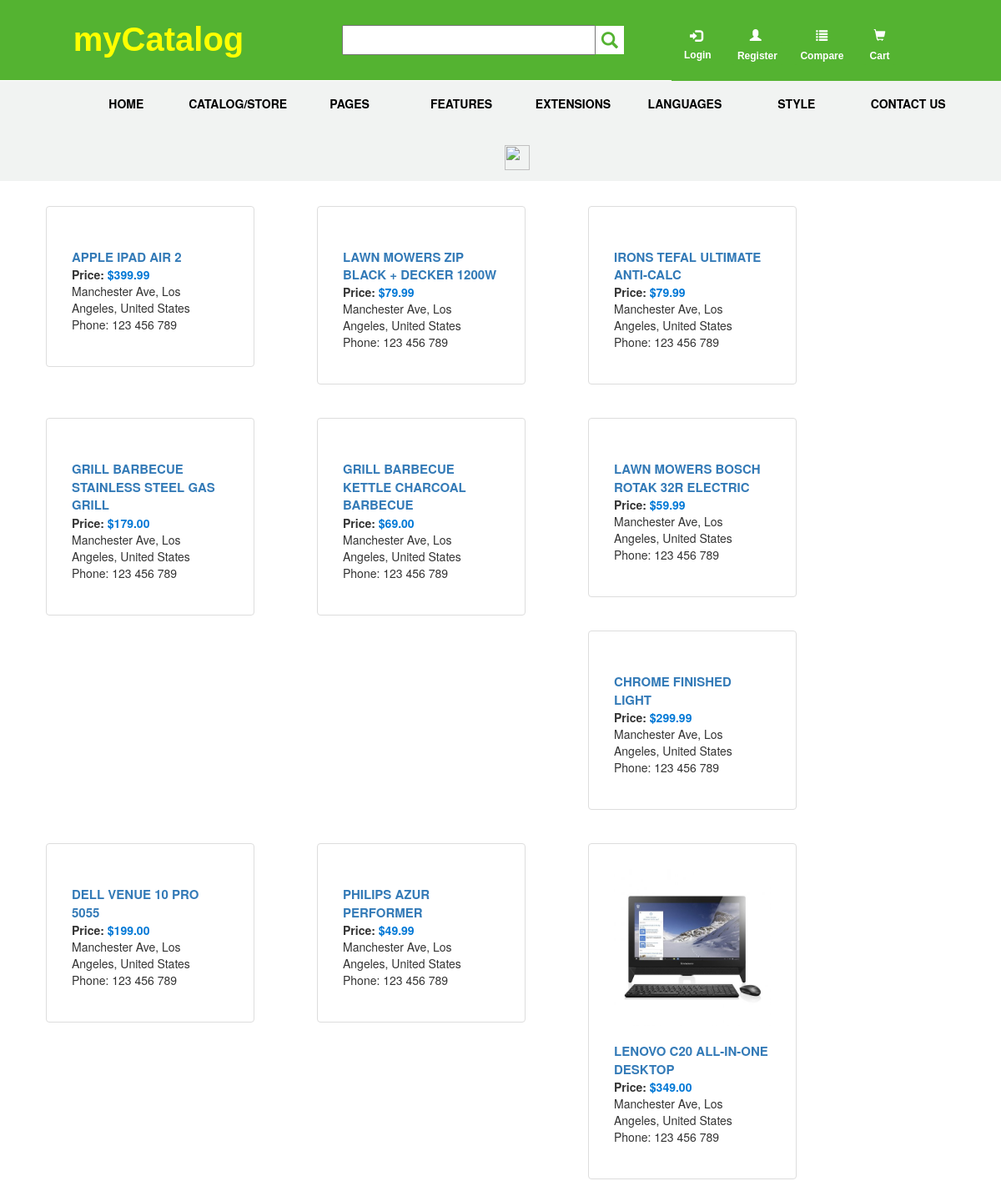
Page /app_shop/search_product.php on the committed database.
### tables this page shows
CREATE TABLE IF NOT EXISTS `products` (
  `productid` int(11) NOT NULL AUTO_INCREMENT,
  `productname` varchar(255) NOT NULL,
  `price` decimal(10,2) DEFAULT NULL,
  `description` longtext,
  `image` varchar(255) DEFAULT NULL,
  `by_user` varchar(255) DEFAULT NULL,
  PRIMARY KEY (`productid`)
);

### app_shop/Admin/model/m_product.php (called while the page is built, shortened)
<?php
	function search_product($search_value){
		$db=getDB();
		$search_value="%".$search_value."%";
		$query="SELECT * FROM products
				WHERE productname LIKE ?";
		try {
			$statement=$db->prepare($query);
			$statement->bindParam(1,$search_value);
			$statement->execute();
			$result=$statement->fetchAll();
			return $result;
		} catch (PDOException $e) {
			$error_message = $e->getMessage();
			echo "Error execute query statement:".$error_message;
		}
	}
?>

### app_shop/search_product.php (the view, shortened to what this page needs)
<?php
	include_once('Admin/model/m_product.php');
	$search_value = filter_input(INPUT_GET,'value');
	$products = search_product($search_value);
?>
<!DOCTYPE html>
<html lang="">
	<head>
		<link rel="stylesheet" href="https://maxcdn.bootstrapcdn.com/bootstrap/3.3.6/css/bootstrap.min.css">
		<link rel="stylesheet" href="./css/assign1products.css">
	</head>
	<body>
		<div class="row">
			<div class="logo col-sm-4"><a href="index.php"><span style="color: yellow; font-weight: bold; font-size: 40px; font-family: arial">myCatalog</span></a>
			</div>
			<div class="search col-sm-4 ">
			<form id="search-form" action="search_product.php" method="GET">
				<input name="value" class="searchinput col-sm-6" type="text">
				<div class="search_btn glyphicon glyphicon-search" onclick="document.getElementById('search-form').submit();">
				</div>
			</form>
			</div>
			<div class="order col-sm-4">
				<div class="login"><a class="loginlogo glyphicon glyphicon-log-in" href="login.php"></a><br><a class="loginlabel" href="login.php"><label for="">Login</label></a></div>
				<div class="register"><a class="registerlogo glyphicon glyphicon-user" href="register.php"></a><br><a href="register.php"><label class="label">Register</label></a></div>
				<div class="compare"><a class="comparelogo glyphicon glyphicon-list" href="#"></a><br><a href="#"><label class="label">Compare</label></a></div>
				<div class="cart"><a class="cartlogo glyphicon glyphicon-shopping-cart" href="#"></a><br><a href="#"><label class="label">Cart</label></a></div>
			</div>
		</div>
		<div id="menu">
			<ul>
				<li id="home"><a href="index.php">HOME</a>
				</li>
				<li><a href="products.php">CATALOG/STORE</a></li>
				<li><a href="#">PAGES</a>
				</li>
				<li><a href="#">FEATURES</a>
				</li>
				<li><a href="#">EXTENSIONS</a>
				</li>
				<li><a href="#">LANGUAGES</a>
				</li>
				<li><a href="#">STYLE</a>
				</li>
				<li><a href="#">CONTACT US</a></li>
				<li class="menulist"><a href="#"><img class="listmenu" src="https://upload.wikimedia.org/wikipedia/commons/thumb/2/2c/Ei-navicon.svg/1000px-Ei-navicon.svg.png" alt="" width="30px" height="30px"></a></li>
			</ul>
		</div>
		<?php foreach ($products as $key => $value):?>
		<div class="thumbnail">
			<a href="./detail.php?productid=<?php echo $value['productid']?>">
				<img src="<?php echo $value['image']?>" alt="">
			</a><br>
			<p class="thumbdetail">
				<a href="./detail.php?productid=<?php echo $value['productid']?>"><span style="font-weight: bold; font-size: 15px;"><?php echo $value['productname']?></span></a> <br><span style="font-weight: bold;">Price:</span> <span style="font-weight: bold; color: #0078D6;">$<?php echo $value['price']?></span> <br>Manchester Ave, Los Angeles, United States <br>Phone: 123 456 789
			</p>
		</div>
		<?php endforeach;?>
	</body>
</html>

### app_shop/css/assign1products.css (style rules this page uses)
.logo { font-family: arial; background-color: #54b331; text-align: center; padding-top: 0.5cm; padding-bottom: 20px; }
.row .logo a { text-decoration: none; }
.search { background-color: #54b331; padding-right: 1cm; padding-top: 0.8cm; padding-bottom: 0.8cm; }
.searchinput { padding-top: 0.15cm; padding-bottom: 0.15cm; width: 85%; margin-right: 0; padding-right: 0; }
.search_btn { font-size: 20px; background-color: white; padding: 7.1px; margin-left: 0; color: #54b331; }
.login { padding-top: 17px; font-size: 15px; background-color: #54b331; color: #ffffff;s float: left; width: 1.5cm; padding-bottom: 16px; float: left; }
.loginlogo { width: 1cm; padding-left: 7px; padding-top: 17px; padding-bottom: 2px; color: #ffffff; text-decoration: none; background-color: #54b331; }
.order .loginlogo { text-decoration: none; }
.loginlabel { padding-top: 2px; margin-top: 0px; background-color: #54b331; color: #ffffff; font-family: arial; font-size: 12px; }
.register { width: 2cm; float: left; }
.compare { width: 2.2cm; float: left; }
.cart { float: left; }
.registerlogo { width: 1.5cm; padding-left: 22px; padding-top: 33px; padding-bottom: 7px; color: #ffffff; text-decoration: none; background-color: #54b331; }
.comparelogo { width: 1.5cm; padding-left: 26px; padding-top: 33px; padding-bottom: 7px; color: #ffffff; text-decoration: none; background-color: #54b331; }
.cartlogo { width: 1cm; padding-left: 12px; padding-top: 33px; padding-bottom: 7px; color: #ffffff; text-decoration: none; background-color: #54b331; }
.label { padding-top: 10px; margin-top: 1px; background-color: #54b331; color: #ffffff; font-family: arial; font-size: 12px; }
.order { background-color: #54b331; padding-top: 1px; }
.register .registerlogo { text-decoration: none; }
.compare .comparelogo { text-decoration: none; }
.cart .cartlogo { text-decoration: none; }
#menu ul { list-style-type: none; background-color: #f1f3f2; text-align: center; }
#menu ul li { color: black; display: inline-table; width: 130px; height: 60px; padding-top: 17px; position: relative; }
#menu ul li a { color: #000000; text-decoration: none; font-weight: bold; display: block; }
.thumbnail { width: 250px; float: left; padding: 30px; margin: 20px; margin-left: 55px; }

### rows in the picture
products: productname "APPLE IPAD AIR 2", price "399.99"
products: productname "LAWN MOWERS ZIP BLACK + DECKER 1200W", price "79.99"
products: productname "IRONS TEFAL ULTIMATE ANTI-CALC", price "79.99"
products: productname "GRILL BARBECUE STAINLESS STEEL GAS GRILL", price "179.00"
products: productname "GRILL BARBECUE KETTLE CHARCOAL BARBECUE", price "69.00"
products: productname "LAWN MOWERS BOSCH ROTAK 32R ELECTRIC", price "59.99"
products: productname "CHROME FINISHED LIGHT", price "299.99"
products: productname "DELL VENUE 10 PRO 5055", price "199.00"
products: productname "PHILIPS AZUR PERFORMER", price "49.99"
products: image (picture), productname "LENOVO C20 ALL-IN-ONE DESKTOP", price "349.00"
